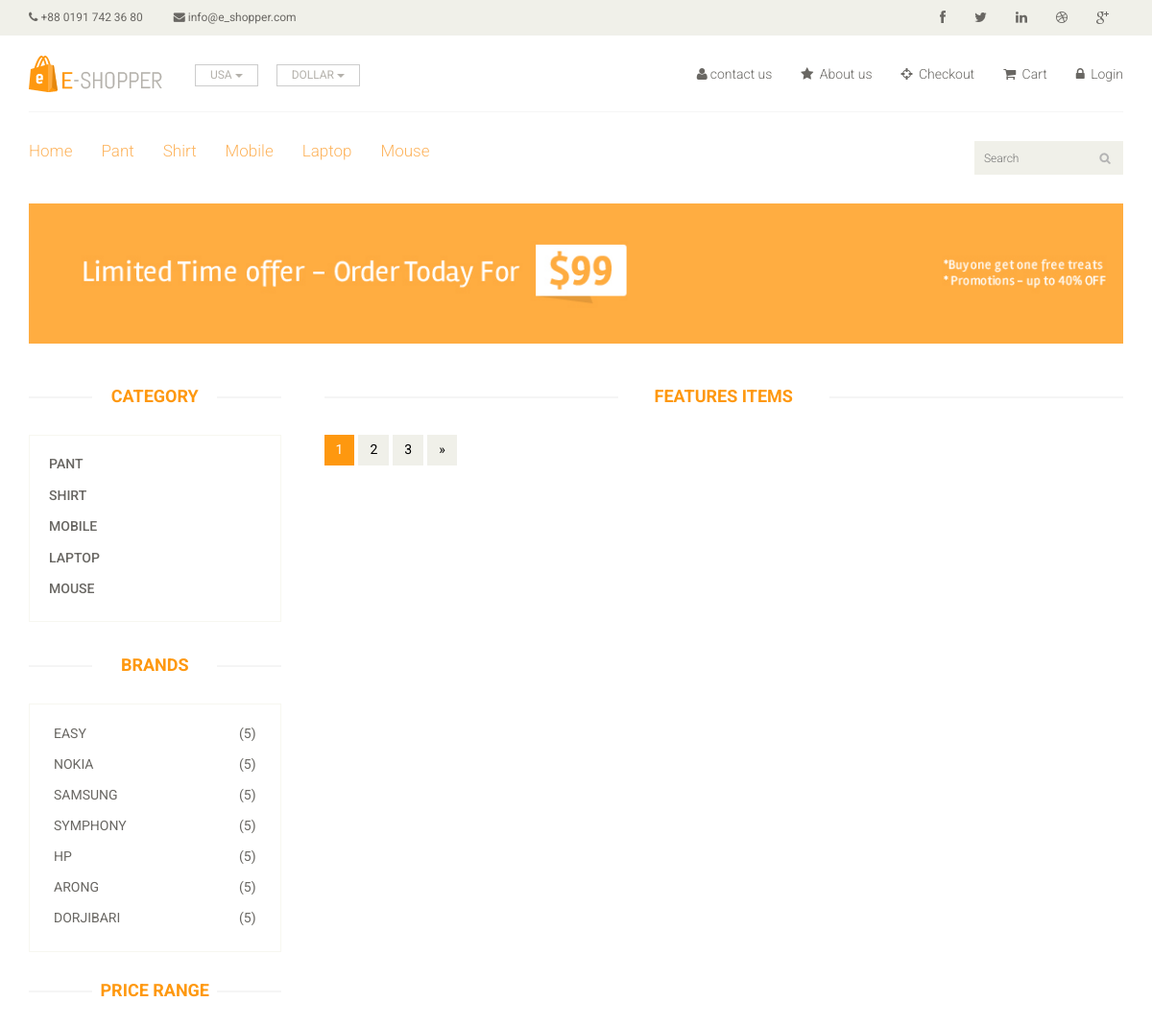
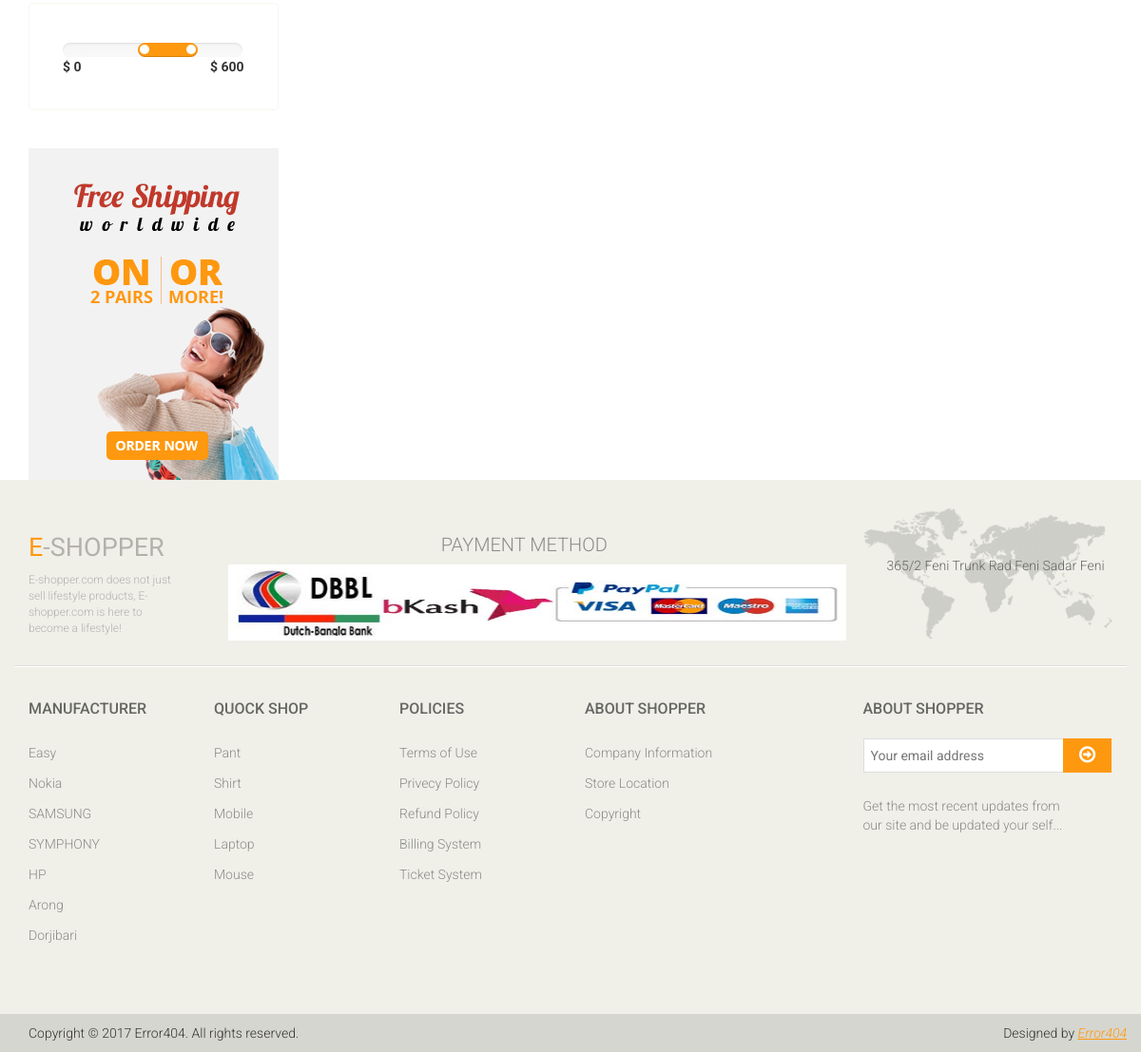
/manufacture.php, run on the app's committed database (2 pictures, top to bottom).
### tables this page shows
CREATE TABLE `category_info` (
  `cata_id` int(3) NOT NULL,
  `category_name` varchar(50) DEFAULT NULL,
  `category_description` text DEFAULT NULL,
  `publication_status` int(2) DEFAULT NULL
);

CREATE TABLE `manufacture_info` (
  `manu_id` int(3) NOT NULL,
  `manufacture_name` varchar(50) DEFAULT NULL,
  `manufacture_description` text DEFAULT NULL,
  `publication_status` int(3) DEFAULT NULL
);

### manufacture.php (called while the page is built, shortened)
<?php
	include('./index.php');
?>

### classes/DB_connect.php (called while the page is built, shortened)
<?php
 class database_connection
{
	private $host='192.168.30.16';
	private $user='pranta';
	private $password='root';
	private $db_name='shuvo_e_shopper';
		public function __construct(){
			$this->connect=mysqli_connect($this->host,$this->user,$this->password,$this->db_name);
		}
}

### classes/Application.php (called while the page is built, shortened)
<?php
include('DB_connect.php');
class Application extends database_connection
{
	public function getAllPublishCatagory(){
		$sql="SELECT * FROM `category_info` WHERE `publication_status`='1'";
		$query_result=mysqli_query($this->connect,$sql);
		if($query_result){
			return $query_result;
		}
		else{
			die('Something wrong'.mysqli_error($this->connect));
			}
		}
	public function getAllPubblishManufacturer(){
		$sql="SELECT * FROM `manufacture_info` WHERE `publication_status`='1'";
		$query_result=mysqli_query($this->connect,$sql);
		if($query_result){
			return $query_result;
		}
		else{
			die('Something wrong'.mysqli_error($this->connect));
			}
		}
}

### pages/manufacture_content.php (the view, shortened to what this page needs)
<?php
$get_publish_catagory=$objApplication->getAllPublishCatagory();
$get_publish_manufacture=$objApplication->getAllPubblishManufacturer();
?>
<section id="advertisement">
		<div class="container">
			<img src="./assets/front_assets/images/shop/advertisement.jpg" alt="" />
		</div>
	</section>
	<section>
		<div class="container">
			<div class="row">
				<div class="col-sm-3">
					<div class="left-sidebar">
						<h2>Category</h2>
						<div class="panel-group category-products" id="accordian">
							<?php while($get_catagory_name=mysqli_fetch_array($get_publish_catagory)){ ?>
							<div class="panel panel-default">
								<div class="panel-heading">
									<h4 class="panel-title"><a href="catagory.php?catagory_id=<?php echo $get_catagory_name['0']; ?>""><?php echo $get_catagory_name['1']; ?></a></h4>
								</div>
							</div>
							<?php
									}
								?>
						</div>
						<div class="brands_products">
							<h2>Brands</h2>
							<div class="brands-name">
								<ul class="nav nav-pills nav-stacked">
									<?php while($data=mysqli_fetch_array($get_publish_manufacture)){
												$total_product=5;
										?>
									<li><a href="manufacture.php?id=<?php echo $data['0']; ?>"> <span class="pull-right">(<?php echo $total_product; ?>)</span><?php echo $data['1']; ?></a></li>
									<?php } ?>
								</ul>
							</div>
						</div>
						<div class="price-range">
							<h2>Price Range</h2>
							<div class="well">
								 <input type="text" class="span2" value="" data-slider-min="0" data-slider-max="600" data-slider-step="5" data-slider-value="[250,450]" id="sl2" ><br />
								 <b>$ 0</b> <b class="pull-right">$ 600</b>
							</div>
						</div>
						<div class="shipping text-center">
							<img src="./assets/front_assets/images/home/shipping.jpg" alt="" />
						</div>
					</div>
				</div>
				<div class="col-sm-9 padding-right">
					<div class="features_items">
						<h2 class="title text-center">Features Items</h2>
						<ul class="pagination">
							<li class="active"><a href="">1</a></li>
							<li><a href="">2</a></li>
							<li><a href="">3</a></li>
							<li><a href="">&raquo;</a></li>
						</ul>
					</div>
				</div>
			</div>
		</div>
	</section>

### includes/header_bottom.php (shortened to what this page needs)
<?php
	$get_publish_catagory=$objApplication->getAllPublishCatagory();
?>
<div class="header-bottom">
			<div class="container">
				<div class="row">
					<div class="col-sm-9">
						<div class="mainmenu pull-left">
							<ul class="nav navbar-nav collapse navbar-collapse" >
								<li><a href="index.php" class="active">Home</a></li>
								<?php while($get_catagory_name=mysqli_fetch_array($get_publish_catagory)){ ?>
								<li><a href="catagory.php?catagory_id=<?php echo $get_catagory_name['0']; ?>" class="active"><?php echo $get_catagory_name['1']; ?></a></li>
								<?php
									}
								?>
							</ul>
						</div>
					</div>
					<div class="col-sm-3">
						<div class="search_box pull-right">
							<input type="text" placeholder="Search"/>
						</div>
					</div>
				</div>
			</div>
		</div>

### includes/footer_widget.php
<?php
	$get_all_manufacturer=$objApplication->getAllPubblishManufacturer();
	$get_all_category=$objApplication->getAllPublishCatagory();
?>
<div class="footer-widget">
			<div class="container">
				<div class="row">
					<div class="col-sm-2">
						<div class="single-widget">
							<h2>Manufacturer</h2>
							<ul class="nav nav-pills nav-stacked">
							<?php while($get_manufacturer_name=mysqli_fetch_array($get_all_manufacturer)){?>
									<li><a href="#"><?php echo $get_manufacturer_name['1']; ?></a></li>
							<?php }?>
							</ul>
						</div>
					</div>
					<div class="col-sm-2">
						<div class="single-widget">
							<h2>Quock Shop</h2>
							<ul class="nav nav-pills nav-stacked">
								<?php while($category=mysqli_fetch_array($get_all_category)){?>
								<li><a href="#"><?php echo $category['1']; ?></a></li>
								<?php } ?>
							</ul>
						</div>
					</div>
					<div class="col-sm-2">
						<div class="single-widget">
							<h2>Policies</h2>
							<ul class="nav nav-pills nav-stacked">
								<li><a href="#">Terms of Use</a></li>
								<li><a href="#">Privecy Policy</a></li>
								<li><a href="#">Refund Policy</a></li>
								<li><a href="#">Billing System</a></li>
								<li><a href="#">Ticket System</a></li>
							</ul>
						</div>
					</div>
					<div class="col-sm-2">
						<div class="single-widget">
							<h2>About Shopper</h2>
							<ul class="nav nav-pills nav-stacked">
								<li><a href="about_us.php">Company Information</a></li>
								<li><a href="#">Store Location</a></li>
								<li><a href="#">Copyright</a></li>
							</ul>
						</div>
					</div>
					<div class="col-sm-3 col-sm-offset-1">
						<div class="single-widget">
							<h2>About Shopper</h2>
							<form action="#" class="searchform">
								<input type="text" placeholder="Your email address" />
								<button type="submit" class="btn btn-default"><i class="fa fa-arrow-circle-o-right"></i></button>
								<p>Get the most recent updates from <br />our site and be updated your self...</p>
							</form>
						</div>
					</div>
				</div>
			</div>
		</div>

### data on the page
category_info: category_name "Pant", category_name "PANT"
category_info: category_name "Shirt", category_name "SHIRT"
category_info: category_name "Mobile", category_name "MOBILE"
category_info: category_name "Laptop", category_name "LAPTOP"
category_info: category_name "Mouse", category_name "MOUSE"
manufacture_info: total_product "5", manufacture_name "EASY", manufacture_name "Easy"
manufacture_info: total_product "5", manufacture_name "NOKIA", manufacture_name "Nokia"
manufacture_info: total_product "5", manufacture_name "SAMSUNG"
manufacture_info: total_product "5", manufacture_name "SYMPHONY"
manufacture_info: total_product "5", manufacture_name "HP"
manufacture_info: total_product "5", manufacture_name "ARONG", manufacture_name "Arong"
manufacture_info: total_product "5", manufacture_name "DORJIBARI", manufacture_name "Dorjibari"
